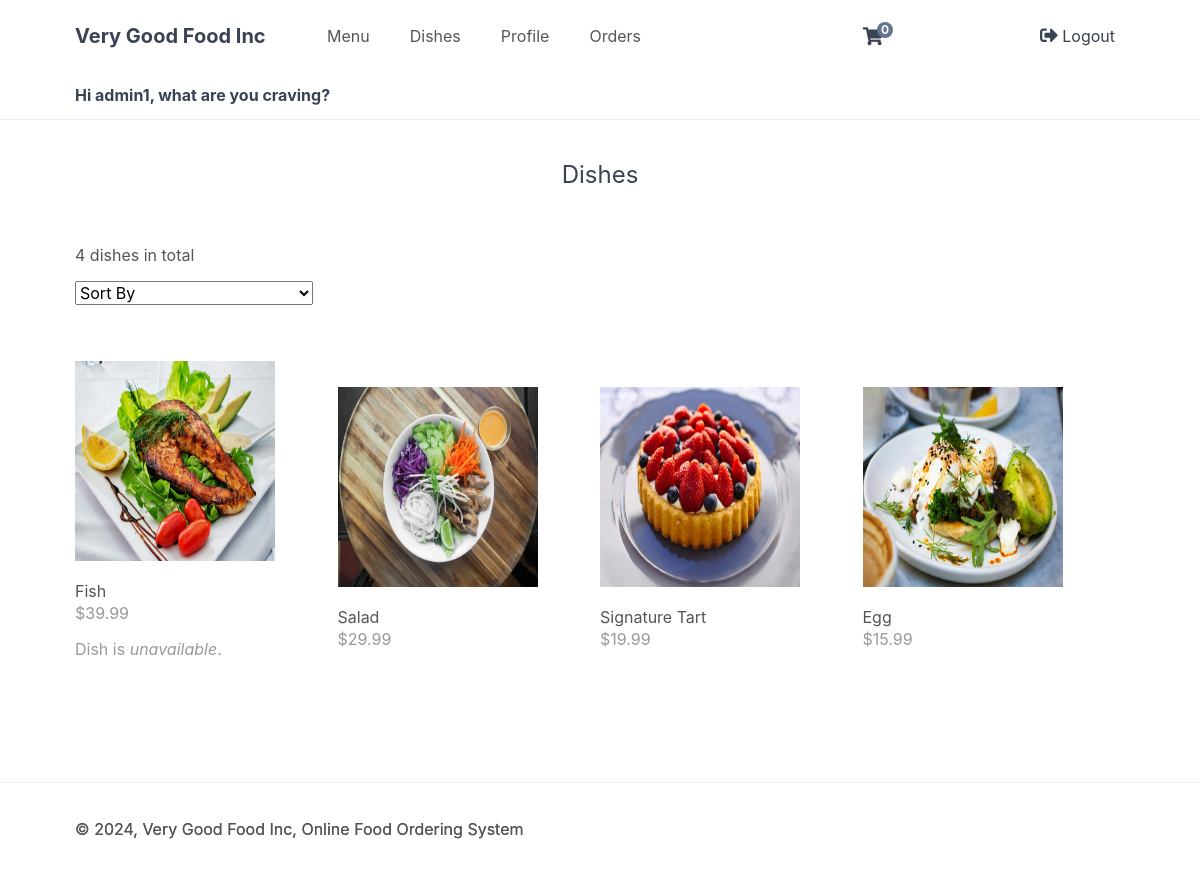
/index.php?page=products (signed in), run on the app's committed database.
### tables this page shows
CREATE TABLE `dishes` (
  `id` int(11) NOT NULL,
  `name` varchar(200) NOT NULL,
  `description` text NOT NULL,
  `price` decimal(7,2) NOT NULL,
  `quantity` int(11) NOT NULL,
  `img` text NOT NULL,
  `category_id` int(11) NOT NULL
);

### index.php (called while the page is built, shortened)
<?php
include 'functions.php';
$page = isset($_GET['page']) && file_exists($_GET['page'] . '.php') ? $_GET['page'] : 'home';
include $page . '.php';
?>

### products.php (the view, shortened to what this page needs)
<?php
$num_products_on_each_page = 4;
$current_page = isset($_GET['p']) && is_numeric($_GET['p']) ? (int)$_GET['p'] : 1;
$selected_sort = isset($_GET['sort']) ? $_GET['sort'] : false;
if (isset($_GET['cid'])) {
    if ($selected_sort && ($_GET['sort'] == 'price_asc')) {
        $stmt = $pdo->prepare('SELECT * FROM dishes WHERE category_id = :id ORDER BY price ASC LIMIT :current_page, :record_per_page');
    }
    else {
        $stmt = $pdo->prepare('SELECT * FROM dishes WHERE category_id = :id ORDER BY price DESC LIMIT :current_page, :record_per_page');
    }
    $stmt->bindValue(':id', $_GET['cid'], PDO::PARAM_INT);
    $stmt->bindValue(':current_page', ($current_page - 1) * $num_products_on_each_page, PDO::PARAM_INT);
    $stmt->bindValue(':record_per_page', $num_products_on_each_page, PDO::PARAM_INT);
    $stmt->execute();
    $dishes = $stmt->fetchAll(PDO::FETCH_ASSOC);
    if (!$dishes) {
        error_page('Dishes not found', 'The dishes with the category ID of ' . $_GET['cid'] . ' do not exist.');
        error_log('Cannot get dishes from category id: ' . $_GET['cid']);
        exit();
    }
}
else {
    if ($selected_sort && ($_GET['sort'] == 'price_asc')) {
        $stmt = $pdo->prepare('SELECT * FROM dishes ORDER BY price ASC LIMIT :current_page, :record_per_page');
    }
    else {
        $stmt = $pdo->prepare('SELECT * FROM dishes ORDER BY price DESC LIMIT :current_page, :record_per_page');
    }
    $stmt->bindValue(':current_page', ($current_page - 1) * $num_products_on_each_page, PDO::PARAM_INT);
    $stmt->bindValue(':record_per_page', $num_products_on_each_page, PDO::PARAM_INT);
    $stmt->execute();
    $dishes = $stmt->fetchAll(PDO::FETCH_ASSOC);
}
$total_products = count($dishes);
?>
<?=template_header('Dishes')?>
<div class="products content-wrapper">
    <h1>Dishes</h1>
    <p><?=$total_products?> dishes in total</p>
    <form method="get" action="index.php?page=products">
        <select name="sort" onchange="this.form.submit()">
            <option value="">Sort By</option>
        </select>
    </form>
    <div class="products-wrapper">
        <?php foreach ($dishes as $dish): ?>
        <a href="index.php?page=product&id=<?=$dish['id']?>" class="product">
            <img src="imgs/<?=$dish['img']?>" width="200" height="200" alt="<?=$dish['name']?>">
            <span class="name"><?=$dish['name']?></span>
            <span class="price">
                &dollar;<?=$dish['price']?>
                <?php if ($dish['quantity'] === 0): ?>
                <p>Dish is <span style="font-style:oblique">unavailable</span>.</p>
                <?php endif; ?>
            </span>
        </a>
        <?php endforeach; ?>
    </div>
    <div class="buttons">
    </div>
</div>
<?=template_footer()?>

### functions.php (shortened to what this page needs)
<?php
function template_header($title) {
$num_items_in_cart = isset($_SESSION['cart']) ? ($_SESSION['cart']['num_items_in_cart']) : 0;
$name = isset($_SESSION['username']) ? (htmlspecialchars($_SESSION['username'], ENT_QUOTES)) : "";
$greeting = isset($_SESSION['loggedin']) ? "<h2>Hi $name, what are you craving?</h2>" : "";
$home = isset($_SESSION['loggedin']) ? "<a href=\"index.php\">Menu</a>" : "";
$products = isset($_SESSION['loggedin']) ? "<a href=\"index.php?page=products\">Dishes</a>" : "";
$profile = isset($_SESSION['loggedin']) ? "<a href=\"index.php?page=profile\">Profile</a>" : "";
$orders = isset($_SESSION['loggedin']) ? "<a href=\"index.php?page=orders\">Orders</a>" : "";
$register = isset($_SESSION['loggedin']) ? "" : "<a href=\"register.php\">Register</a>";
$login = isset($_SESSION['loggedin']) ? "" : "<a href=\"login.php\">Login</a>";
$logout = isset($_SESSION['loggedin']) ? "<a href=\"logout.php\"><i class=\"fas fa-sign-out-alt\"></i> Logout</a>" : "";
$cart = isset($_SESSION['loggedin']) ? "<a href=\"index.php?page=cart\"><i class=\"fas fa-shopping-cart\"></i><span>$num_items_in_cart</span></a>" : "";
echo <<<EOT
<!DOCTYPE html>
<html>
	<head>
		<meta charset="utf-8">
		<title>$title</title>
		<link href="cartstyle.css" rel="stylesheet" type="text/css">
		<link rel="stylesheet" href="https://use.fontawesome.com/releases/v5.7.1/css/all.css">
	</head>
	<body>
        <header>
            <div class="content-wrapper">
                <h1>Very Good Food Inc</h1>
                <nav>
                    $home
                    $products
                    $profile
                    $orders
                    $login
                    $register
                </nav>
                <div class="link-icons">$cart</div>
                <div class="link-icons">$logout</div>
            </div>
            <div class="content-wrapper">$greeting</div>
        </header>
        <main>
EOT;
}
function template_footer() {
$year = date('Y');
echo <<<EOT
        </main>
        <footer>
            <div class="content-wrapper">
                <p>&copy; $year, Very Good Food Inc, Online Food Ordering System</p>
            </div>
        </footer>
    </body>
</html>
EOT;
}
template_footer();
?>

### cartstyle.css (style rules this page uses)
* { box-sizing: border-box; font-family: -apple-system, BlinkMacSystemFont, "segoe ui", roboto, oxygen, ubuntu, cantarell, "fira sans", "droid sans", "helvetica neue", Arial, sans-serif; font-size: 16px; -webkit-font-smoothing: antialiased; -moz-osx-font-smoothing: grayscale; }
html { height: 100%; }
body { position: relative; min-height: 100%; color: #555555; background-color: #FFFFFF; margin: 0; padding-bottom: 100px; }
h1, h2, h3, h4, h5 { color: #394352; }
.content-wrapper { width: 1050px; margin: 0 auto; }
header { border-bottom: 1px solid #EEEEEE; }
header .content-wrapper { display: flex; }
header h1 { display: flex; flex-grow: 1; flex-basis: 0; font-size: 20px; margin: 0; padding: 24px 0; }
header nav { display: flex; flex-grow: 1; flex-basis: 0; justify-content: center; align-items: center; }
header nav a { text-decoration: none; color: #555555; padding: 10px 10px; margin: 0 10px; }
header .link-icons { display: flex; flex-grow: 1; flex-basis: 0; justify-content: flex-end; align-items: center; position: relative; }
header .link-icons a { text-decoration: none; color: #394352; padding: 0 10px; }
header .link-icons a i { font-size: 18px; }
header .link-icons a span { display: inline-block; text-align: center; background-color: #63748e; border-radius: 50%; color: #FFFFFF; font-size: 12px; line-height: 16px; width: 16px; height: 16px; font-weight: bold; position: absolute; top: 22px; right: 0; }
main .recentlyadded .products, main .products .products-wrapper { display: flex; flex-wrap: wrap; align-items: center; justify-content: space-between; padding: 40px 0 0 0; }
main .recentlyadded .products .product, main .products .products-wrapper .product { display: block; overflow: hidden; text-decoration: none; width: 25%; padding-bottom: 60px; }
main .recentlyadded .products .product img, main .products .products-wrapper .product img { transform: scale(1); transition: transform 1s; }
main .recentlyadded .products .product .name, main .products .products-wrapper .product .name { display: block; color: #555555; padding: 20px 0 2px 0; }
main .recentlyadded .products .product .price, main .products .products-wrapper .product .price { display: block; color: #999999; }
main > .products h1 { display: block; font-weight: normal; margin: 0; padding: 40px 0; font-size: 24px; text-align: center; width: 100%; }
main > .products .buttons { text-align: right; padding-bottom: 40px; }
footer { position: absolute; bottom: 0; border-top: 1px solid #EEEEEE; padding: 20px 0; width: 100%; }

### data on the page
dishes: img (picture), name "Fish", price "39.99", quantity "Dish is"
dishes: img (picture), name "Salad", price "29.99"
dishes: img (picture), name "Signature Tart", price "19.99"
dishes: img (picture), name "Egg", price "15.99"

### other printed values
$num_items_in_cart "0"
$name "admin1"
$total_products "4"
